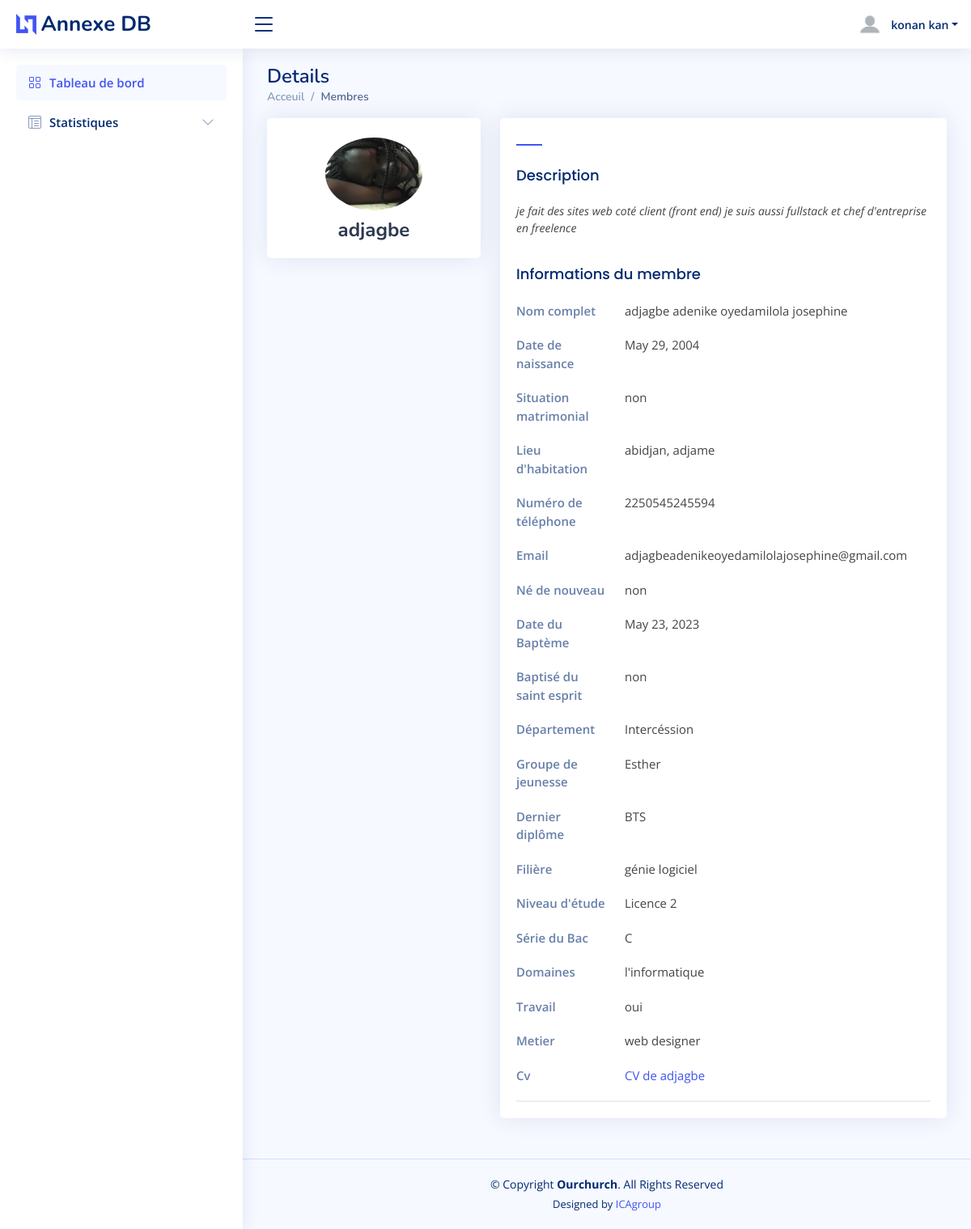
Page /comptes/2/ (signed in) on the committed database.
### formulaires/models.py (models this page shows, shortened)
class professionnal(models.Model):
    CHOIX = [
        ("oui","oui"),
        ("non","non")
    ]
    secteurs_activite = [
        ('agriculture', 'Agriculture'),
        ('telecommunications', 'Télécommunications'),
        ('petrole_gaz', 'Pétrole et gaz'),
        ('banque_finance', 'Banque et finance'),
        ('energie', 'Énergie'),
        ('tourisme', 'Tourisme'),
        ('commerce', 'Commerce'),
        ('construction_immobilier', 'Construction et immobilier'),
        ('manufacturier', 'Manufacturier'),
        ('services', 'Services'),
        ('transport_logistique', 'Transport et logistique'),
        ('technologie', 'Technologie de l\'information'),
        ('education', 'Éducation'),
        ('sante', 'Santé'),
        ('media', 'Média et communication'),
        ('mode', 'Mode et textile'),
        ('art_culture', 'Art et culture'),
        ('sport', 'Sport et loisirs'),
        ('restauration', 'Restauration'),
        ('automobile', 'Automobile'),
        ('environnement', 'Environnement'),
    ]
    person = models.ForeignKey(scolaire,null=True, on_delete=models.CASCADE)
    domaine = models.CharField(max_length=80, null=True, blank=True, choices=secteurs_activite)
    working = models.CharField(max_length=3,null=True, blank=True, choices=CHOIX)
    metier= models.CharField(max_length=80,null=True, blank=True)
    description = models.TextField(blank=True, default=None)
    cv = models.FileField(upload_to='PDF/CV/', null=True)
    image_de_profil = models.ImageField(upload_to='Pictures/profil', null=True)

class Person(models.Model):
    villes = [
        ("Abengourou", "Abengourou"),
        ("Abidjan", "Abidjan"),
        ("Aboisso", "Aboisso"),
        ("Adzopé", "Adzopé"),
        ("Agboville", "Agboville"),
        ("Akoupé", "Akoupé"),
        ("Anyama", "Anyama"),
        ("Bingerville", "Bingerville"),
        ("Bondoukou", "Bondoukou"),
        ("Bouaflé", "Bouaflé"),
        ("Bouaké", "Bouaké"),
        ("Boundiali", "Boundiali"),
        ("Dabou", "Dabou"),
        ("Daloa", "Daloa"),
        ("Daoukro", "Daoukro"),
        ("Dimbokro", "Dimbokro"),
        ("Divo", "Divo"),
        ("Ferkessédougou", "Ferkessédougou"),
        ("Gagnoa", "Gagnoa"),
        ("Grand-Bassam", "Grand-Bassam"),
        ("Guiglo", "Guiglo"),
        ("Issia", "Issia"),
        ("Katiola", "Katiola"),
        ("Korhogo", "Korhogo"),
        ("Lakota", "Lakota"),
        ("Man", "Man"),
        ("Odienné", "Odienné"),
        ("San-Pédro", "San-Pédro"),
        ("Sassandra", "Sassandra"),
        ("Séguéla", "Séguéla"),
        ("Soubré", "Soubré"),
        ("Tiassalé", "Tiassalé"),
        ("Toumodi", "Toumodi"),
        ("Yamoussoukro", "Yamoussoukro"),
        ("Zuénoula", "Zuénoula")
    ]
    communes = [
        ('abobo', 'Abobo'),
        ('adjame', 'Adjamé'),
        ('anyama', 'Anyama'),
        ('attecoube', 'Attécoubé'),
        ('bingerville', 'Bingerville'),
        ('cocody', 'Cocody'),
        ('koumassi', 'Koumassi'),
        ('marcory', 'Marcory'),
        ('plateau', 'Plateau'),
        ('port-bouet', 'Port-Bouët'),
        ('treichville', 'Treichville'),
        ('yopougon', 'Yopougon'),
    ]
    name = models.CharField(max_length=100)
    prenoms = models.CharField(max_length=100)
    email = models.EmailField(max_length=80)
    numero = models.CharField(max_length=14)
    date = models.DateField(null=True, default=None)
    location = models.CharField(max_length=100, blank=True, choices=villes)
    commune = models.CharField(max_length=100, blank=True, choices=communes)
    status = models.CharField(max_length=100)
    genre = models.CharField(max_length=10)

class spirit(models.Model):
    CHOIX = [
        ("oui","oui"),
        ("non","non")
    ]
    DEPARTEMENT = [
        ("ESTER","ESTHER"),
        ("EMMANUEL","EMMANUEL"),
        ("JOSUE","JOSUE"),
        ("OSE","OSE"),
    ]
    COMMIT = [
        ("ORDRE ET ACCEUIL", "ORDRE ET ACCEUIL"),
        ("COMMITE SOCIAL", "COMMITE SOCIAL")
    ]
    person = models.ForeignKey(Person,null=True, blank=True, on_delete=models.CASCADE)
    baptism_water = models.CharField(max_length=3, default=None, choices=CHOIX)
    date = models.DateField(null=True, blank=True)
    baptism_spirit = models.CharField(max_length=3, default=None, choices=CHOIX)
    community = models.CharField(max_length=16,null=True, blank=True, default=None, choices=COMMIT)
    jeunesse = models.CharField(max_length=8,null=True, blank=True, default=None, choices=DEPARTEMENT)

class scolaire(models.Model):
    LEVEL = [
        ("JE CONTINUE LES COURS","JE CONTINUE LES COURS"),
        ("CP1","CP1"),
        ("CP2","CP2"),
        ("CE1","CE1"),
        ("CE2","CE2"),
        ("CM1","CM1"),
        ("CM2","CM2"),
        ("SIXIEME","SIXIEME"),
        ("CINQUIEME","CINQUIEME"),
        ("QUATRIEME","QUATRIEME"),
        ("TROISIEME","TROISIEME"),
        ("SECOND","SECOND"),
        ("PREMIERE","PREMIERE"),
        ("TERMINAL","TERMINAL"),
        ("LICENCE 1","LICENCE 1"),
        ("LICENCE 2","LICENCE 2"),
        ("LICENCE 3","LICENCE 3"),
        ("MASTER 1","MASTER 1"),
        ("MASTER 2","MASTER 2"),
        ("DOCTORAT","DOCTORAT")
    ]
    DIPLOME = [
        ("CEPE","CEPE"),
        ("BEPEC","BEPEC"),
        ("BACCALAUREAT","BACCALAUREAT"),
        ("BTS","BTS"),
        ("LICENCE 3","LICENCE 3"),
        ("MASTER","MASTER"),
        ("DOCTORAT","DOCTORAT"),
        ("DUT","DUT"),
    ]
    TYPES = [
        ("A","A"),
        ("B","B"),
        ("C","C"),
        ("D","D"),
        ("E","E"),
        ("F","F"),
        ("G","G"),
    ]
    person = models.ForeignKey(spirit,null=True,default=None, on_delete=models.CASCADE)
    niveau = models.CharField(max_length=21,null=True, blank=True, choices=LEVEL)
    diplomes = models.CharField(max_length=12,null=True, blank=False, choices=DIPLOME)
    series = models.CharField(max_length=12,null=True, blank=True, choices=TYPES)
    filieres = models.CharField(max_length=36,null=True, blank=True)

### comptes/views.py (the view)
# urls.py: path('<int:person_id>/', views.details, name="details"),
def details(request, person_id):
    if not request.user.is_authenticated:
        return redirect('connexion')
    context = {
        'person': get_object_or_404(Person, pk=person_id),
        'spirit': get_object_or_404(spirit, pk=person_id),
        'scolaire': get_object_or_404(scolaire, pk=person_id),
        'professionnal': get_object_or_404(professionnal, pk=person_id),
    }
    return render(request, 'pages/details.html', context)

### comptes/templates/pages/details.html (shortened to what this page needs)
{% load static %}
{% include 'main/header/header.html' %}
<body>
    <header>
    {% include 'main/menu/menu.html' %}
    </header>
    <main id="main" class="main">
        <div class="pagetitle">
          <h1>Details</h1>
          <nav>
            <ol class="breadcrumb">
              <li class="breadcrumb-item"><a href="{% url 'index' %}">Acceuil</a></li>
              <li class="breadcrumb-item active">Membres</li>
            </ol>
          </nav>
        </div>
        <section class="section profile">
          <div class="row">
            <div class="col-xl-4">
              <div class="card">
                <div class="card-body profile-card pt-4 d-flex flex-column align-items-center">
                  <img src="/media/{{professionnal.image_de_profil}}" alt="Profile" class="rounded-circle">
                  <h2>{{person.name}}</h2>
                </div>
              </div>
            </div>
            <div class="col-xl-8">
              <div class="card">
                <div class="card-body pt-3">
                  <ul class="nav nav-tabs nav-tabs-bordered">
                    <li class="nav-item">
                      <button class="nav-link active" data-bs-toggle="tab" data-bs-target="#profile-overview"></button>
                    </li>
                  <div class="tab-content pt-2">
                    <div class="tab-pane fade show active profile-overview" id="profile-overview">
                      <h5 class="card-title">Description</h5>
                      <p class="small fst-italic">{{professionnal.description}}</p>
                      <h5 class="card-title">Informations du membre</h5>
                      <div class="row">
                        <div class="col-lg-3 col-md-4 label ">Nom complet</div>
                        <div class="col-lg-9 col-md-8">{{person.name}} {{person.prenoms}}</div>
                      </div>
                      <div class="row">
                        <div class="col-lg-3 col-md-4 label ">Date de naissance</div>
                        <div class="col-lg-9 col-md-8">{{person.date}}</div>
                      </div>
                      <div class="row">
                        <div class="col-lg-3 col-md-4 label ">Situation matrimonial</div>
                        <div class="col-lg-9 col-md-8">{{person.status}}</div>
                      </div>
                      <div class="row">
                        <div class="col-lg-3 col-md-4 label">Lieu d'habitation</div>
                        <div class="col-lg-9 col-md-8">{{person.location}}, {{person.commune}}</div>
                      </div>
                      <div class="row">
                        <div class="col-lg-3 col-md-4 label">Numéro de téléphone</div>
                        <div class="col-lg-9 col-md-8">{{person.numero}}</div>
                      </div>
                      <div class="row">
                        <div class="col-lg-3 col-md-4 label">Email</div>
                        <div class="col-lg-9 col-md-8">{{person.email}}</div>
                      </div>
                      <div class="row">
                        <div class="col-lg-3 col-md-4 label">Né de nouveau</div>
                        <div class="col-lg-9 col-md-8">{{spirit.baptism_water}}</div>
                      </div>
                      <div class="row">
                        <div class="col-lg-3 col-md-4 label">Date du Baptème</div>
                        <div class="col-lg-9 col-md-8">{{spirit.date}} </div>
                      </div>
                      <div class="row">
                        <div class="col-lg-3 col-md-4 label">Baptisé du saint esprit</div>
                        <div class="col-lg-9 col-md-8">{{spirit.baptism_spirit}}</div>
                      </div>
                      <div class="row">
                        <div class="col-lg-3 col-md-4 label">Département</div>
                        <div class="col-lg-9 col-md-8">{{spirit.community}}</div>
                      </div>
                      <div class="row">
                        <div class="col-lg-3 col-md-4 label">Groupe de jeunesse</div>
                        <div class="col-lg-9 col-md-8">{{spirit.jeunesse}} </div>
                      </div>
                      <div class="row">
                        <div class="col-lg-3 col-md-4 label">Dernier diplôme</div>
                        <div class="col-lg-9 col-md-8">{{scolaire.diplomes}}</div>
                      </div>
                      <div class="row">
                        <div class="col-lg-3 col-md-4 label">Filière</div>
                        <div class="col-lg-9 col-md-8">{{scolaire.filieres}}</div>
                      </div>
                      <div class="row">
                        <div class="col-lg-3 col-md-4 label">Niveau d'étude</div>
                        <div class="col-lg-9 col-md-8">{{scolaire.niveau}} </div>
                      </div>
                      <div class="row">
                        <div class="col-lg-3 col-md-4 label">Série du Bac</div>
                        <div class="col-lg-9 col-md-8">{{scolaire.series}}</div>
                      </div>
                      <div class="row">
                        <div class="col-lg-3 col-md-4 label">Domaines</div>
                        <div class="col-lg-9 col-md-8">{{professionnal.domaine}}</div>
                      </div>
                      <div class="row">
                        <div class="col-lg-3 col-md-4 label">Travail</div>
                        <div class="col-lg-9 col-md-8">{{professionnal.working}} </div>
                      </div>
                      <div class="row">
                        <div class="col-lg-3 col-md-4 label">Metier</div>
                        <div class="col-lg-9 col-md-8">{{professionnal.metier}}</div>
                      </div>
                      <div class="row">
                        <div class="col-lg-3 col-md-4 label">Cv</div>
                        <div class="col-lg-9 col-md-8"><a href="/media/{{professionnal.cv}}" target="_blank" >CV de {{person.name}}</a></div>
                      </div>
                    </div>
                  </div>
                </div>
              </div>
            </div>
          </div>
        </section>
      </main>
    <footer>
        {% include 'main/footer/footer.html' %}
    </footer>
</body>

### comptes/templates/main/menu/menu.html (shortened to what this page needs)
{% load static %}
<header id="header" class="header fixed-top d-flex align-items-center">
  <div class="d-flex align-items-center justify-content-between">
    <a href="{% url 'index' %}" class="logo d-flex align-items-center">
      <img src="{% static 'assets/img/logo.png'%}" alt="">
      <span class="d-none d-lg-block">Annexe DB</span>
    </a>
    <i class="bi bi-list toggle-sidebar-btn"></i>
  </div>
  <nav class="header-nav ms-auto">
    <ul class="d-flex align-items-center">
      <li class="nav-item dropdown pe-3">
        <a class="nav-link nav-profile d-flex align-items-center pe-0" href="#" data-bs-toggle="dropdown">
          <img src="{% static 'assets/img/profil.png'%}" alt="Profile" class="rounded-circle">
          <span class="d-none d-md-block dropdown-toggle ps-2">{{user.last_name}}</span>
        </a>
      </li>
    </ul>
  </nav>
</header>
<aside id="sidebar" class="sidebar">
  <ul class="sidebar-nav" id="sidebar-nav">
    <li class="nav-item">
      <a class="nav-link " href="{% url 'index'%}">
        <i class="bi bi-grid"></i>
        <span>Tableau de bord</span>
      </a>
    </li>
    <li class="nav-item">
      <a class="nav-link collapsed" data-bs-target="#tables-nav" data-bs-toggle="collapse" href="#">
        <i class="bi bi-layout-text-window-reverse"></i><span>Statistiques</span><i class="bi bi-chevron-down ms-auto"></i>
      </a>
    </li>
  </ul>
</aside>

### rows in the picture
professionnal: image_de_profil (picture), description "je fait des sites web coté client (front end) je suis aussi fullstack et chef d'entreprise en freelence", domaine "l'informatique", working "oui", metier "web designer"
Person: name "adjagbe", prenoms "adenike oyedamilola josephine", date "May 29, 2004", status "non", location "abidjan", commune "adjame", numero "2250545245594", email "adjagbeadenikeoyedamilolajosephine@gmail.com"
spirit: baptism_water "non", date "May 23, 2023", baptism_spirit "non", community "Intercéssion", jeunesse "Esther"
scolaire: diplomes "BTS", filieres "génie logiciel", niveau "Licence 2", series "C"

### other values in the picture
{{ user.last_name }} "konan kan"
